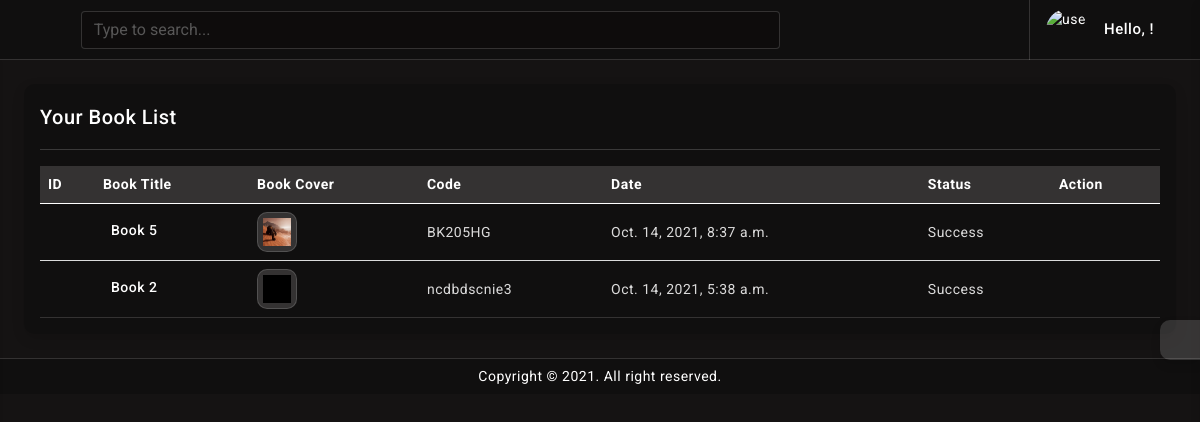
Page /cancel_activeorder on the committed database.
### bapp/models.py (models this page shows, shortened)
class book_list(models.Model):
    book_id = models.UUIDField(primary_key=True, default=uuid.uuid4,
                               editable=True)  # set editable to false later in production
    book_title = models.CharField(max_length=100, blank=False)
    book_code = models.CharField(max_length=100, blank=True)
    book_img = models.ImageField(verbose_name='book Image', upload_to="book_img", blank=True, )
    book_description = RichTextField(blank=True, null=True)
    status_choices = (
        ('Active', 'Active'),
        ('Inactive', 'Inactive'),
    )
    PUBLISH_STATUS = (
        ('Pending', 'Pending'),
        ('Published', 'Published'),
    )
    subscription_status = models.CharField(
        choices=status_choices, default='Pending', max_length=40)
    subscription_id = models.CharField(verbose_name='subscription ID', max_length=100, blank=False)
    book_plan = models.CharField(max_length=10, null=False)
    book_owner = models.ForeignKey(User, on_delete=models.CASCADE)
    publishing_status = models.CharField(choices=PUBLISH_STATUS, max_length=15, default="Pending", null=False)
    creation_date = models.DateTimeField(auto_now=True)
    slug = models.SlugField(unique=False, blank=True, max_length=250)
    class Meta:
        ordering = ('-creation_date',)

### bapp/views.py (the view)
# urls.py: path('cancel_activeorder', views.cancel_activeorder, name='cancel_activeorder'),
def cancel_activeorder(request):
    book = book_list.objects.all()
    context = {
        'book': book,
    }
    return render(request, 'bapp/user/booklist.html', context)

### templates/bapp/user/booklist.html (shortened to what this page needs)
{% load static %}
<!doctype html>
<html lang="en">
<head>
	<link href="{% static 'admini/assets/plugins/vectormap/jquery-jvectormap-2.0.2.css' %}" rel="stylesheet"/>
	<link href="{% static 'admini/assets/plugins/simplebar/css/simplebar.css' %}" rel="stylesheet" />
	<link href="{% static 'admini/assets/plugins/perfect-scrollbar/css/perfect-scrollbar.css' %}" rel="stylesheet" />
	<link href="{% static 'admini/assets/plugins/metismenu/css/metisMenu.min.css' %}" rel="stylesheet" />
	<link href="{% static 'admini/assets/css/pace.min.css' %}" rel="stylesheet" />
	<link href="{% static 'admini/assets/css/bootstrap.min.css' %}" rel="stylesheet">
	<link href="{% static 'admini/assets/css/app.css' %}" rel="stylesheet">
	<link href="{% static 'admini/assets/css/icons.css' %}" rel="stylesheet">
</head>
<body class="bg-theme bg-theme1">
	<div class="wrapper">
	 {% include 'bapp/user/header.html' %}
		<div class="page-wrapper">
			<div class="page-content">
				<div class="card radius-10">
					<div class="card-body">
						<div class="d-flex align-items-center">
							<div>
								<h5 class="mb-0">Your Book List  </h5>
							</div>
							<div class="font-22 ms-auto"><i class="bx bx-dots-horizontal-rounded"></i>
							</div>
						</div>
						<hr>
						<div class="table-responsive">
							<table class="table align-middle mb-0">
								<thead class="table-light">
									<tr>
										<th>ID</th>
										<th>Book Title</th>
										<th>Book Cover</th>
										<th>Code</th>
										<th>Date</th>
										<th>Status</th>
										<th>Action</th>
									</tr>
								</thead>
								{% for i in book %}
								<tbody>
									<tr>
										<td>{{i.counter}}</td>
										<td>
											<div class="d-flex align-items-center">
											 <a href="{% url 'bapp:viewbook' i.slug %}" target="_blank" rel="noopener noreferrer">
												<div class="ms-2">
													<h6 class="mb-1 font-14">{{i.book_title}}</h6>
												</div>
											 </a>
											</div>
										</td>
										<td>	<div class="recent-product-img">
											<img src="{{i.book_img.url}}" alt="">
										</div></td>
										<td>{{i.book_code}}
										</td>
										<td>{{i.creation_date}}</td>
										<td>
											{{i.publishing_status}}
										</td>
										<td>
												<a href="javascript:;" class="ms-4"><i class="bx bx-message-square-edit "></i></a>
											</div>
                                    </div>
								{% endfor %}
						</div>
					</div>
		<footer class="page-footer">
			<p class="mb-0">Copyright © 2021. All right reserved.</p>
		</footer>
	<div class="switcher-wrapper">
		<div class="switcher-btn"> <i class='bx bx-cog bx-spin'></i>
		</div>
	</div>
</body>
</html>

### static/bapp/admini/assets/css/app.css (style rules this page uses)
body { font-size: 14px; letter-spacing: .5px; font-family: Roboto, sans-serif; overflow-x: hidden }
a { text-decoration: none }
.wrapper { width: 100%; position: relative }
.page-wrapper { height: 100%; margin-top: 120px; margin-bottom: 0px; margin-left: 0px }
.page-content { padding: 1.5rem 1.5rem 0 1.5rem }
.page-footer { background: rgb(0 0 0 / 20%); position: absolute; left: 0px; right: 0; text-align: center; padding: 7px; color: #fff; font-size: 14px; border-top: 1px solid rgb(255 255 255 / 15%); z-index: 3 }
.recent-product-img { width: 40px; height: 40px; background-color: rgb(255 255 255 / 15%); display: flex; align-items: center; justify-content: center; border-radius: 10px; border: 1px solid rgb(255 255 255 / 15%); }
.recent-product-img img { width: 40px; height: 40px; padding: 6px }
.font-14 { font-size: 14px }
.font-22 { font-size: 22px }
.radius-10 { border-radius: 10px }
.switcher-wrapper { width: 280px; height: 100%; position: fixed; right: -280px; top: 0; bottom: 0; z-index: 1030; background: #111314; border-left: 0 solid #d2d2d2; box-shadow: 0 .3rem .6rem rgba(0, 0, 0, .13); transition: all .2s ease-out }
.switcher-btn { width: 40px; height: 40px; line-height: 40px; font-size: 24px; background: rgb(255 255 255 / 15%); box-shadow: 0 .3rem .6rem rgba(0, 0, 0, .13); color: #fff; text-align: center; border-top-left-radius: 10px; border-bottom-left-radius: 10px; position: absolute; top: 40%; right: 100%; cursor: pointer }
.bg-theme { background-size: 100% 100%; background-attachment: fixed; background-position: center; background-repeat: no-repeat; transition: background .2s; }
body.bg-theme1 { background-image: url(../images/bg-themes/1.png); }
@media screen and (max-width: 1280px) { .page-wrapper { margin-top: 60px; } }

### rows in the picture
book_list: book_title "Book 5", book_img (picture), book_code "BK205HG", creation_date "Oct. 14, 2021, 8:37 a.m.", publishing_status "Success"
book_list: book_title "Book 2", book_img (picture), book_code "ncdbdscnie3", creation_date "Oct. 14, 2021, 5:38 a.m.", publishing_status "Success"
